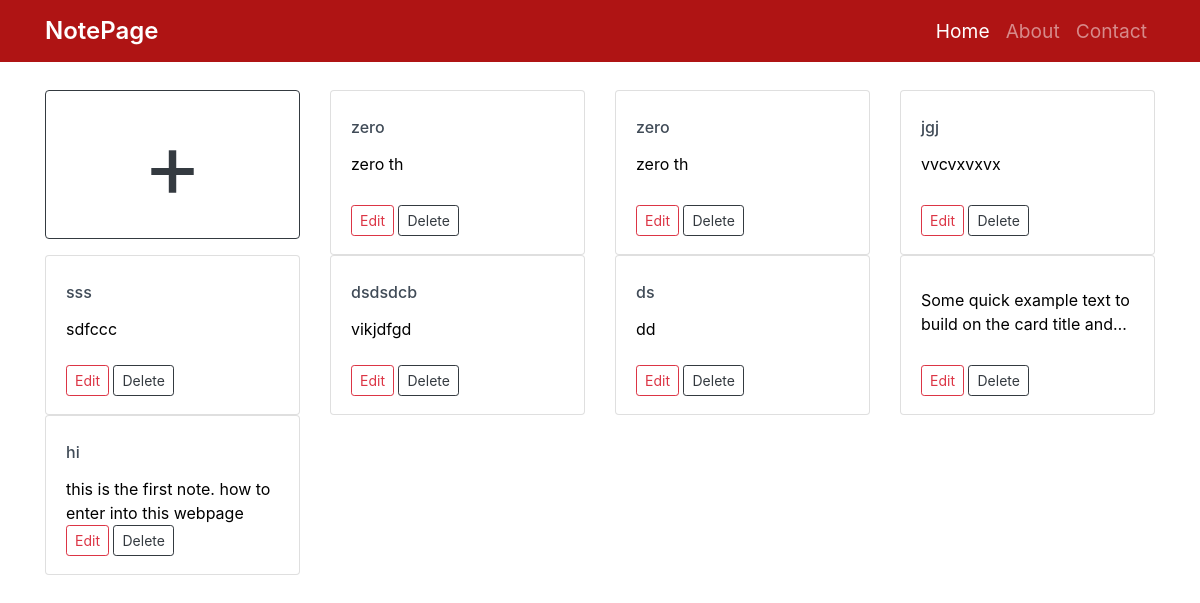
/, run on an earlier commit of the app's database.
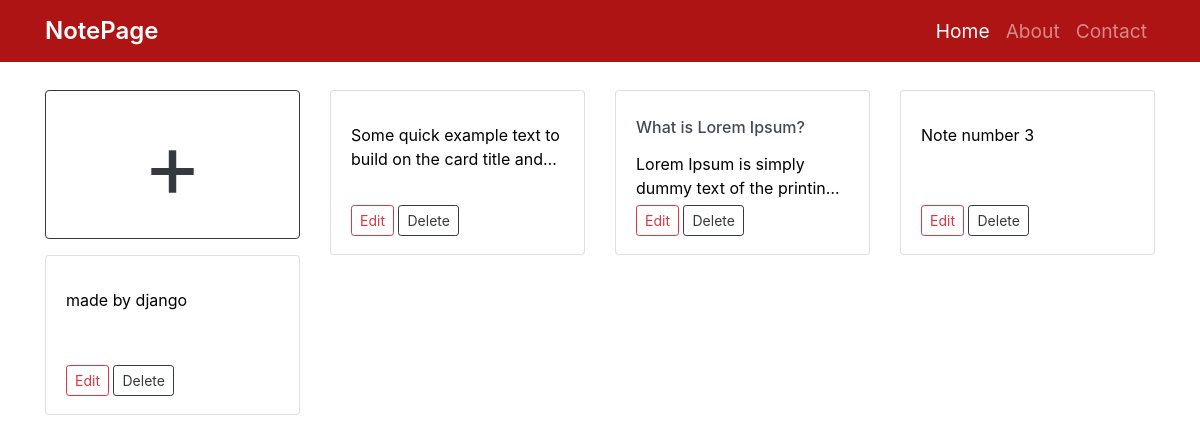
And on a later commit of the database.
### todo_app/models.py (models this page shows, shortened)
class item(models.Model):
    title = models.CharField(blank=True, max_length=50)
    text = models.TextField()
    class Meta:
        verbose_name = 'item'
        verbose_name_plural = 'items'

### todo_app/views.py (the view)
# urls.py: path('', itemListView.as_view(), name='home'),
class itemListView(ListView):
    model = item
    template_name = "index.html"
    def get_context_data(self, **kwargs):
        context = super().get_context_data(**kwargs)
        context['now'] = timezone.now()
        return context

### templates/index.html (shortened to what this page needs)
<!DOCTYPE html>
{% load static %}
<html lang="en">
<head>
  <link href="https://stackpath.bootstrapcdn.com/bootstrap/4.4.1/css/bootstrap.min.css" rel="stylesheet">
  <link href='{% static "css/shop-homepage.css" %}' rel="stylesheet">
</head>
<body style="min-height: 100%;">
  <nav class="navbar navbar-expand-lg navbar-dark fixed-top" style="background-color: rgb(175, 20, 20);">
    <div class="container">
      <a class="navbar-brand" href="{% url 'todo_app:home' %}"
        style="font-size: x-large; font-weight: 600;">NotePage</a>
      <div class="collapse navbar-collapse" id="navbarResponsive">
        <ul class="navbar-nav ml-auto">
          <li class="nav-item active">
            <a class="nav-link" href="{% url 'todo_app:home' %}" style="font-size: larger;">Home
            </a>
          </li>
          <li class="nav-item">
            <a class="nav-link" style="font-size: larger;" href="#">About</a>
          </li>
          <li class="nav-item">
            <a class="nav-link" style="font-size: larger;" href="#">Contact</a>
          </li>
        </ul>
      </div>
    </div>
  </nav>
  {% block one %}
  <div class="container">
    <div class="row">
      <div class="col-lg-3 col-md-4 col-xs-6" style="width: 100%;">
        <p style="width: 100%;"><a href="{% url 'todo_app:add' %}" class="btn btn-outline-dark add">+</a></p>
      </div>
      {% for i in object_list %}
      <div class="col-lg-3 col-md-4 col-xs-6 ">
        <div class="card h-100" style="max-width: 100%;min-height: 10rem;">
          <div class="card-body">
            <h4 class="card-title">
              <a href="{% url 'todo_app:detail' i.pk %}"
                style="text-decoration: none; font-size: medium; color: rgb(64, 75, 87);">{{ i.title }}</a>
            </h4>
            <a href="{% url 'todo_app:detail' i.pk %}" style="text-decoration: none;color: black;">
              <p class="card-text" style="display: -webkit-box;
                  -webkit-line-clamp: 2;
                  -webkit-box-orient: vertical; overflow: hidden;">
                {{i.text}}</p>
            </a>
            <div style="position: absolute;bottom: 2px;">
              <p>
                <a href="{% url 'todo_app:detail' i.pk %}" class="btn btn-outline-danger btn-sm">Edit</a>
                <a href="{% url 'todo_app:delete' i.pk %}" id="showToast" class="btn btn-outline-dark btn-sm">Delete</a>
              </p>
            </div>
          </div>
        </div>
      </div>
      {% endfor %}
    </div>
  </div>
  {% endblock one %}
</body>
</html>

### static/css/shop-homepage.css (style rules this page uses)
body { padding-top: 90px; min-height: 100%; }
html { min-height: 100%; }
.add { width: 100%; font-size: 90px; }

What changed in the data, as far as the page shows it:
removed item: title "zero", text "zero th"
removed item: title "zero", text "zero th"
removed item: title "jgj", text "vvcvxvxvx"
removed item: title "sss", text "sdfccc"
removed item: title "dsdsdcb", text "vikjdfgd"
removed item: title "ds", text "dd"
removed item: title "hi", text "this is the first note. how to enter into this webpage"
added item: title "What is Lorem Ipsum?", text "Lorem Ipsum is simply dummy text of the…"
added item: text "Note number 3"
added item: text "made by django"
